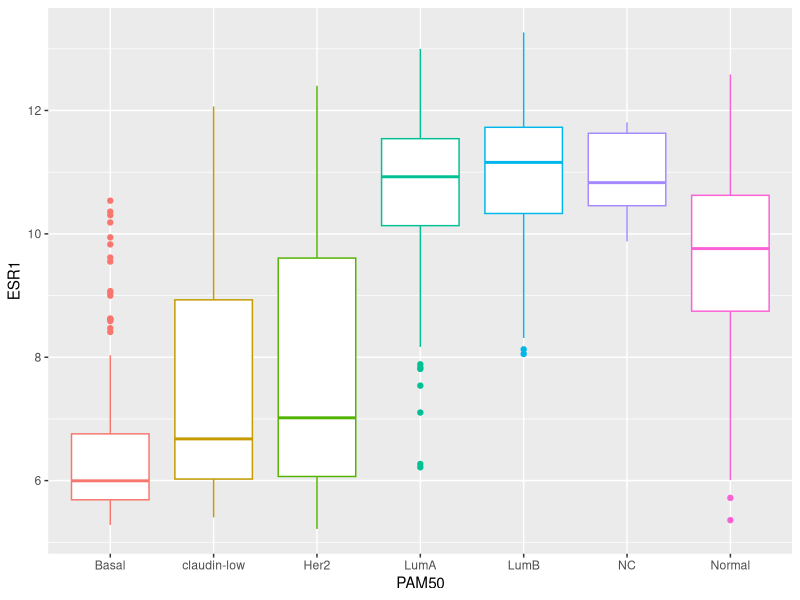
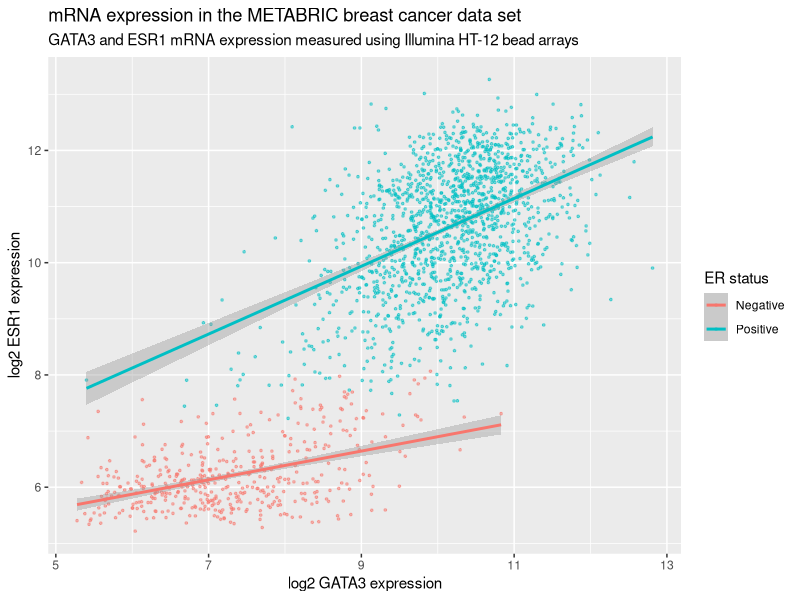
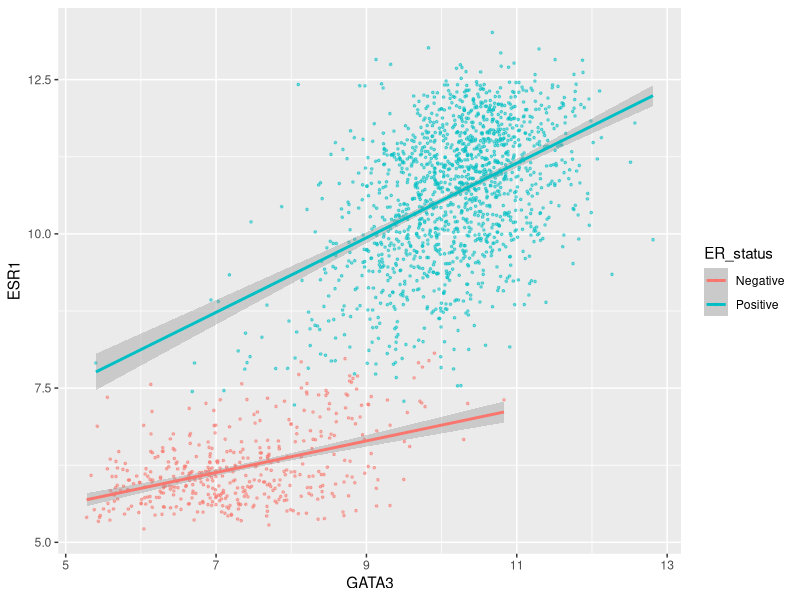
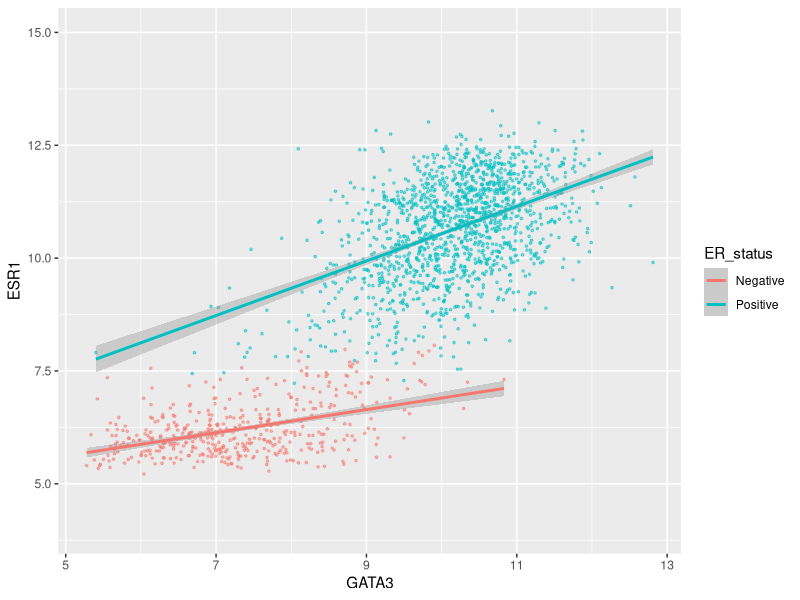
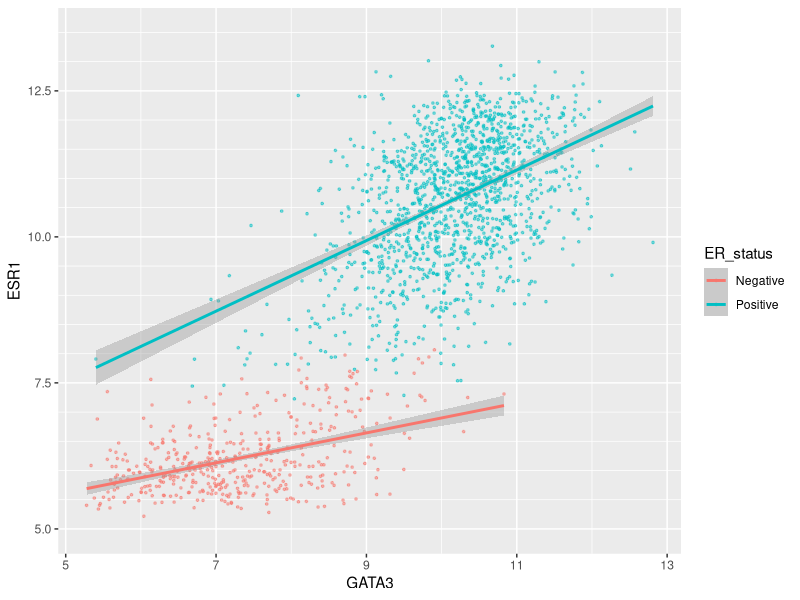
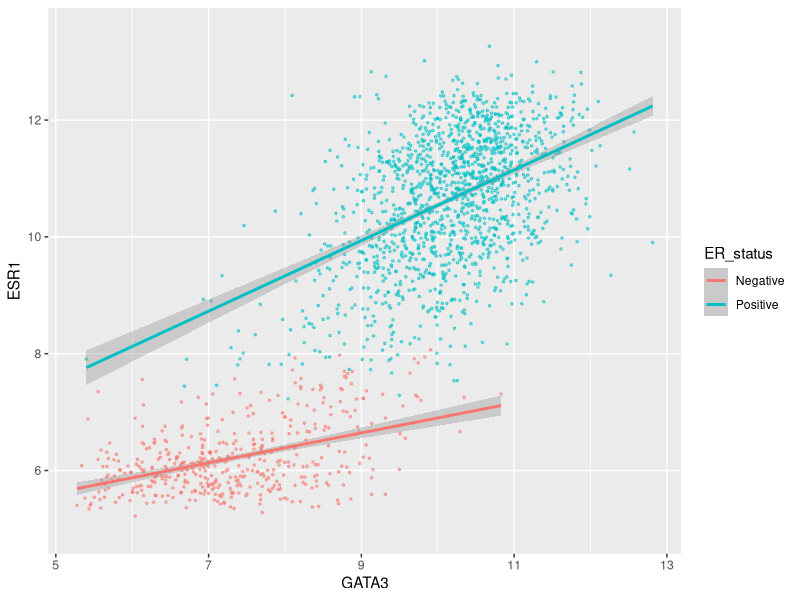
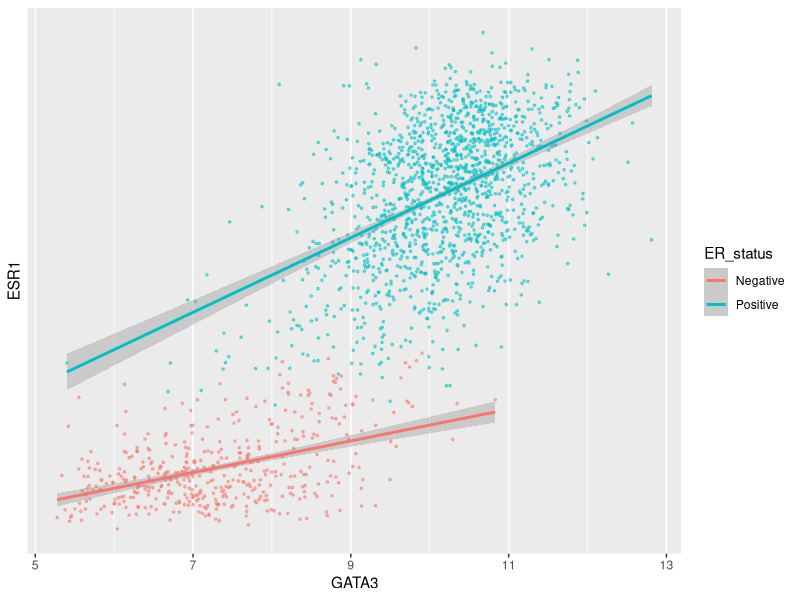
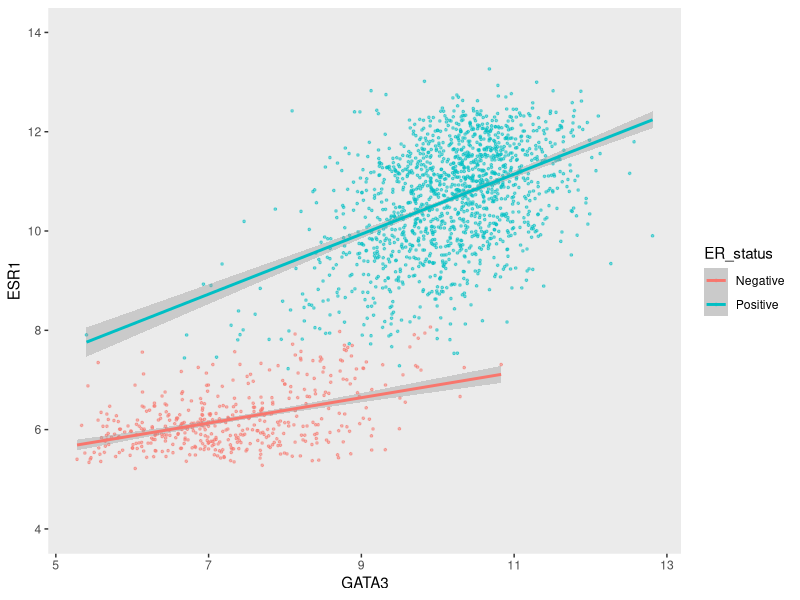

Generate these figures, in order, with R: (Note: this script raises an error after producing the figures.)
## ---- chunk 1
library(tidyverse)
## ---- chunk 2
metabric <- read_csv("data/metabric_clinical_and_expression_data.csv")
metabric
## ---- chunk 3
summarise(metabric, mean(ESR1))
## ---- chunk 4
metabric %>%
  group_by(ER_status) %>%
  summarise(mean(ESR1))
## ---- chunk 5
2 ** (10.6 - 6.21)  # equivalent to (2 ** 10.6) / (2 ** 6.21)
## ---- chunk 6
metabric %>%
  group_by(Integrative_cluster) %>%
  summarise(ESR1 = mean(ESR1))
## ---- chunk 7
metabric %>%
  group_by(PAM50) %>%
  summarise_at(vars(ESR1, PGR, ERBB2), mean)
## ---- chunk 8
metabric %>%
  group_by(PAM50, HER2_status) %>%
  summarise(ESR1_mean = mean(ESR1))
## ---- chunk 9
metabric %>%
  group_by(PAM50, HER2_status) %>%
  summarise(N = n(), ESR1_mean = mean(ESR1))
## ---- chunk 10
count(metabric, PAM50)
## ---- chunk 11
count(metabric, PAM50, HER2_status)
## ---- chunk 12
count(metabric, PAM50, HER2_status, name = "Samples")
## ---- chunk 13
metabric %>%
  group_by(ER_status) %>%
  summarize(N = n(), `Average tumour size` = mean(Tumour_size))
## ---- chunk 14
metabric %>%
  group_by(ER_status) %>%
  summarize(N = n(), `Average tumour size` = mean(Tumour_size, na.rm = TRUE))
## ---- chunk 15
metabric %>%
  filter(!is.na(Tumour_size)) %>%
  group_by(ER_status) %>%
  summarize(N = n(), `Average tumour size` = mean(Tumour_size))
## ---- chunk 16
metabric %>%
  group_by(ER_status) %>%
  summarize(N = n(), Missing = sum(is.na(Tumour_size)), `Average tumour size` = mean(Tumour_size, na.rm = TRUE))
## ---- chunk 17
test_vector <- c(1, 3, 2, NA, 6, 5, NA, 10)
is.na(test_vector)
## ---- chunk 18
sum(is.na(test_vector))
## ---- chunk 19
mean(is.na(test_vector))
## ---- chunk 20
metabric %>%
  group_by(ER_status) %>%
  summarize(N = n(), `Missing tumour size` = sum(is.na(Tumour_size)), `Proportion missing` = mean(is.na(Tumour_size)))
## ---- chunk 21
metabric %>%
  filter(Survival_status == "DECEASED") %>%
  group_by(ER_status) %>%
  summarise(N = n(), N_long_survival = sum(Survival_time > 120), Proportion_long_survival = mean(Survival_time > 120))
## ---- chunk 22
mutations <- read_csv("data/metabric_mutations.csv")
select(mutations, Patient_ID, Chromosome, Position = Start_Position, Ref = Reference_Allele, Alt = Tumor_Seq_Allele1, Type = Variant_Type, Gene)
## ---- chunk 23
mutations %>%
  distinct(Patient_ID) %>%
  nrow()
## ---- chunk 24
mutations %>%
  distinct(Patient_ID, Gene)
## ---- chunk 25
# number of mutations for each gene
count(mutations, Gene)
## ---- chunk 26
# number of tumour samples in which each gene is mutated
mutations %>%
  distinct(Patient_ID, Gene) %>%
  count(Gene)
## ---- chunk 27
band_members
band_instruments
left_join(band_members, band_instruments, by = "name")
## ---- chunk 28
right_join(band_members, band_instruments, by = "name")
## ---- chunk 29
inner_join(band_members, band_instruments, by = "name")
## ---- chunk 30
full_join(band_members, band_instruments, by = "name")
## ---- chunk 31
band_instruments2
left_join(band_members, band_instruments2, by = c("name" = "artist"))
## ---- chunk 32
band_instruments3 <- tibble(
  name =  c("John",   "Paul", "Paul",   "Keith"),
  plays = c("guitar", "bass", "guitar", "guitar")
)
band_instruments3
left_join(band_members, band_instruments3, by = "name")
## ---- chunk 33
band_members3 <- tibble(
  name = c("Mick",   "John",    "Paul",    "Paul"),
  band = c("Stones", "Beatles", "Beatles", "Wings")
)
band_members3
left_join(band_members3, band_instruments3, by = "name")
## ---- chunk 34
band_members4 <- tibble(
  forename = c("Mick",   "John",    "Paul",      "John"),
  surname =  c("Jagger", "Lennon",  "McCartney", "Squire"),
  band =     c("Stones", "Beatles", "Beatles",   "Roses")
)
band_instruments4 <- tibble(
  forename = c("John",   "Paul",      "Keith",    "John"),
  surname =  c("Lennon", "McCartney", "Richards", "Squire"),
  plays =    c("guitar", "bass",      "guitar",   "guitar")
)
full_join(band_members4, band_instruments4, by = c("forename", "surname"))
## ---- chunk 35
band_members5 <- tibble(
  name = c("John", "Paul", "Ringo", "George", "Mick"),
  birth_year = c(1940, 1942, 1940, 1943, 1943),
  band = c("Beatles", "Beatles", "Beatles", "Beatles", "Stones")
)
band_instruments5 <- tibble(
  name = c("John", "Paul", "Ringo", "George"),
  birth_year = c(1940, 1942, 1940, 1943),
  instrument = c("guitar", "bass", "drums", "guitar")
)
left_join(band_members5, band_instruments5, by = "name")
## ---- chunk 36
semi_join(band_members, band_instruments, by = "name")
## ---- chunk 37
anti_join(band_members, band_instruments, by = "name")
## ---- chunk 38
clinical_data <- read_csv("data/metabric_clinical_data.csv")
clinical_data <- select(clinical_data, Patient_ID, ER_status, PAM50)
clinical_data
## ---- chunk 39
mrna_expression_data <- read_tsv("data/metabric_mrna_expression.txt")
mrna_expression_data
## ---- chunk 40
combined_data <- inner_join(clinical_data, mrna_expression_data, by = c("Patient_ID" = "SAMPLE_ID"))
combined_data
## ---- chunk 41
combined_data %>%
  filter(!is.na(PAM50), !is.na(ESR1)) %>%
  ggplot(mapping = aes(x = PAM50, y = ESR1, colour = PAM50)) +
  geom_boxplot(show.legend = FALSE)
## ---- chunk 42
plot <- ggplot(data = metabric, mapping = aes(x = GATA3, y = ESR1, colour = ER_status)) +
  geom_point(size = 0.6, alpha = 0.5) +
  geom_smooth(method = "lm") +
  labs(
    title = "mRNA expression in the METABRIC breast cancer data set",
    subtitle = "GATA3 and ESR1 mRNA expression measured using Illumina HT-12 bead arrays",
    x = "log2 GATA3 expression",
    y = "log2 ESR1 expression",
    colour = "ER status"
  )
plot
## ---- chunk 43
names(plot)
## ---- chunk 44
plot$mapping
## ---- chunk 45
ggplot(data = metabric, mapping = aes(x = GATA3, y = ESR1, colour = ER_status)) +
  geom_point(size = 0.6, alpha = 0.5) +
  geom_smooth(method = "lm") +
  scale_y_continuous(breaks = seq(5, 15, by = 2.5))
## ---- chunk 46
seq(5, 15, by = 2.5)
## ---- chunk 47
ggplot(data = metabric, mapping = aes(x = GATA3, y = ESR1, colour = ER_status)) +
  geom_point(size = 0.6, alpha = 0.5) +
  geom_smooth(method = "lm") +
  scale_y_continuous(breaks = seq(5, 15, by = 2.5), limits = c(4, 15))
## ---- chunk 48
ggplot(data = metabric, mapping = aes(x = GATA3, y = ESR1, colour = ER_status)) +
  geom_point(size = 0.6, alpha = 0.5) +
  geom_smooth(method = "lm") +
  scale_y_continuous(breaks = seq(5, 12.5, by = 2.5), minor_breaks = seq(5, 13.5, 0.5), limits = c(5, 13.5))
## ---- chunk 49
ggplot(data = metabric, mapping = aes(x = GATA3, y = ESR1, colour = ER_status)) +
  geom_point(size = 0.6, alpha = 0.5) +
  geom_smooth(method = "lm") +
  scale_y_continuous(breaks = seq(6, 14, by = 2), minor_breaks = NULL, limits = c(5, 13.5))
## ---- chunk 50
ggplot(data = metabric, mapping = aes(x = GATA3, y = ESR1, colour = ER_status)) +
  geom_point(size = 0.6, alpha = 0.5) +
  geom_smooth(method = "lm") +
  scale_y_continuous(breaks = NULL)
## ---- chunk 51
ggplot(data = metabric, mapping = aes(x = GATA3, y = ESR1, colour = ER_status)) +
  geom_point(size = 0.6, alpha = 0.5) +
  geom_smooth(method = "lm") +
  scale_y_continuous(breaks = seq(4, 14, by = 2), limits = c(4, 14)) +
  theme(panel.grid = element_blank())
## ---- chunk 52
ggplot(data = metabric, mapping = aes(x = GATA3, y = ESR1, colour = ER_status)) +
  geom_point(size = 0.6, alpha = 0.5) +
  geom_smooth(method = "lm") +
  scale_x_continuous(expand = expand_scale(mult = 0.01)) +
  scale_y_continuous(expand = expand_scale(mult = 0.25))
## ---- chunk 53
ggplot(data = metabric, mapping = aes(x = GATA3, y = ESR1, colour = ER_status)) +
  geom_point(size = 0.6, alpha = 0.5) +
  geom_smooth(method = "lm") +
  scale_x_continuous(position = "top")
## ---- chunk 54
ggplot(data = metabric, mapping = aes(x = GATA3, y = ESR1, colour = ER_status)) +
  geom_point(size = 0.6, alpha = 0.5) +
  geom_smooth(method = "lm") +
  scale_colour_manual(values = c("dodgerblue2", "firebrick2"))
## ---- chunk 55
ggplot(data = metabric, mapping = aes(x = GATA3, y = ESR1, colour = `3-gene_classifier`)) +
  geom_point(size = 0.6, alpha = 0.5, na.rm = TRUE) +
  scale_colour_brewer(palette = "Set1")
## ---- chunk 56
ggplot(data = metabric, mapping = aes(x = GATA3, y = ESR1, colour = ER_status)) +
  geom_point(size = 0.6, alpha = 0.5) +
  geom_smooth(method = "lm") +
  scale_colour_manual(values = c("dodgerblue2", "firebrick2"), labels = c("ER-negative", "ER-positive")) +
  labs(colour = NULL)  # remove legend title for colour now that the labels are self-explanatory
## ---- chunk 57
# Nottingham_prognostic_index is incorrectly calculated in the data downloaded from cBioPortal
metabric <- mutate(metabric, Nottingham_prognostic_index = 0.02 * Tumour_size + Lymph_node_status + Neoplasm_histologic_grade)
#
metabric %>%
  filter(!is.na(Nottingham_prognostic_index)) %>%
  ggplot(mapping = aes(x = GATA3, y = ESR1, colour = Nottingham_prognostic_index)) +
  geom_point(size = 0.5)
## ---- chunk 58
metabric %>%
  filter(!is.na(Nottingham_prognostic_index)) %>%
  ggplot(mapping = aes(x = GATA3, y = ESR1, colour = Nottingham_prognostic_index)) +
  geom_point(size = 0.75) +
  scale_colour_gradient(low = "white", high = "firebrick2")
## ---- chunk 59
metabric %>%
  filter(!is.na(Nottingham_prognostic_index)) %>%
  ggplot(mapping = aes(x = GATA3, y = ESR1, colour = Nottingham_prognostic_index)) +
  geom_point(size = 0.75) +
  scale_colour_gradient2(low = "dodgerblue1", mid = "grey90", high = "firebrick1", midpoint = 4.5)
## ---- chunk 60
metabric %>%
  filter(!is.na(Nottingham_prognostic_index)) %>%
  ggplot(mapping = aes(x = GATA3, y = ESR1, colour = Nottingham_prognostic_index)) +
  geom_point(size = 0.5) +
  scale_colour_gradient(
    low = "lightblue", high = "darkblue",
    name = "NPI",
    breaks = 2:6,
    limits = c(1.5, 6.5)
  )
